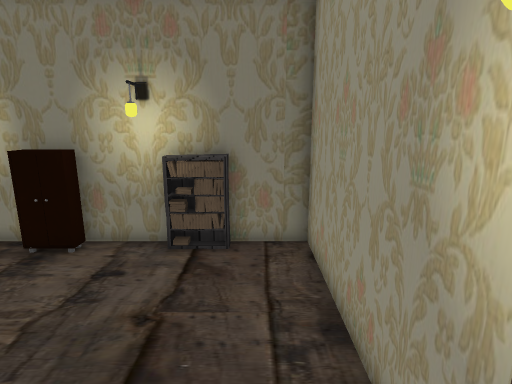
View 1 (above)

12 first-person views from a walk through a 3-D level made in the Unity game engine. The camera is 1.43 m above the floor, tilts 12° down and sees 80° across. The floor is counted in squares, 0.38 m on a side. Each view is taken from the middle of a square. On the plan, view 1 faces up. The plan holds only what a view shows up to about 20 squares ahead; the rest is blank. The place goes on beyond the plan. The player character is not drawn. Some surface patterns are stand-ins.

View 2
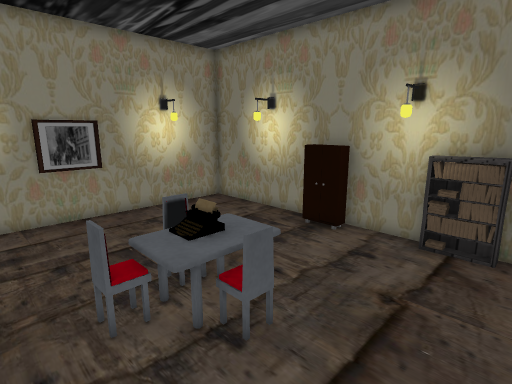

View 3
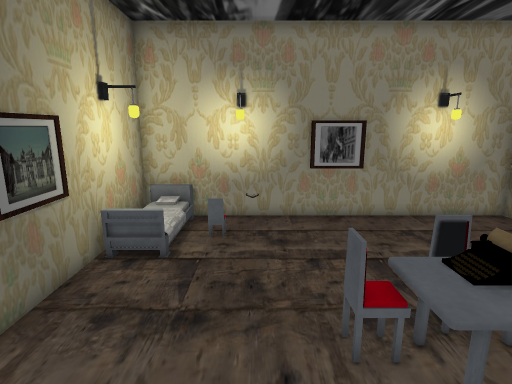

View 4
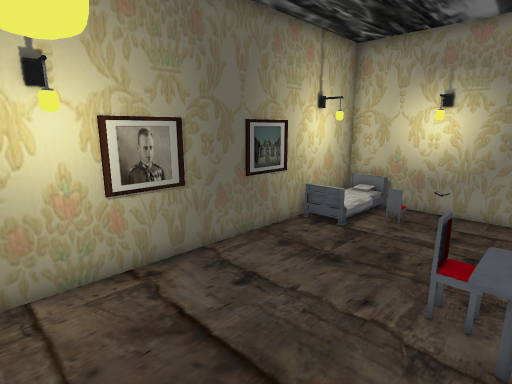

View 5
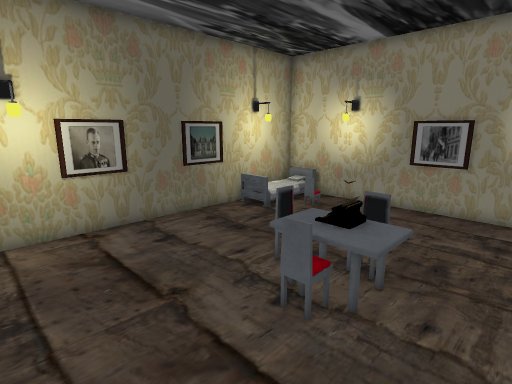

View 6
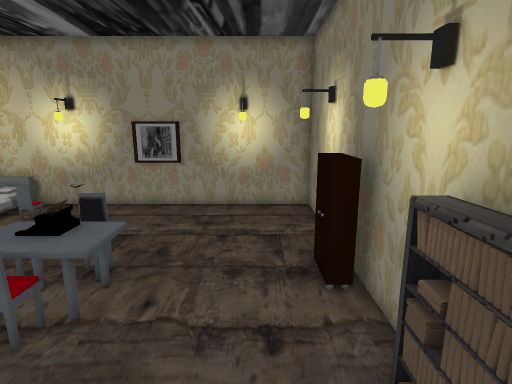

View 7
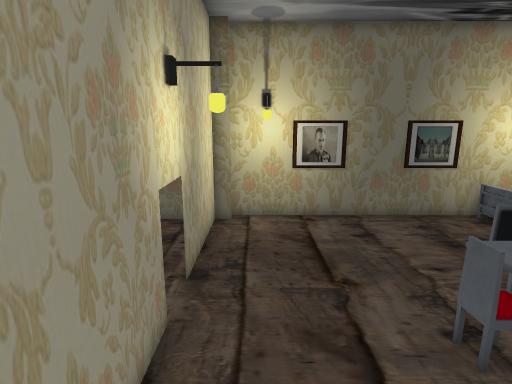

View 8
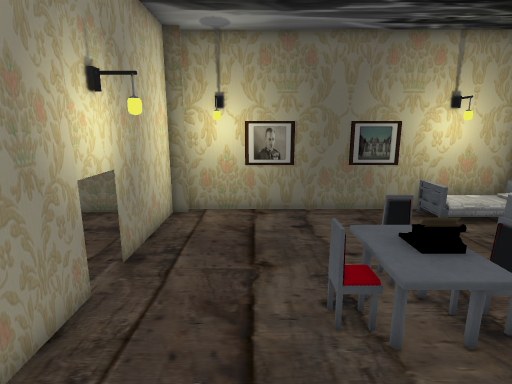

View 9
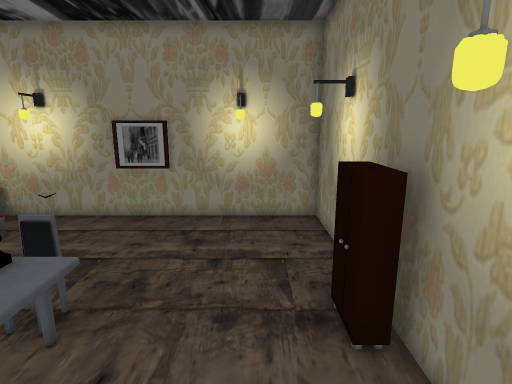

View 10
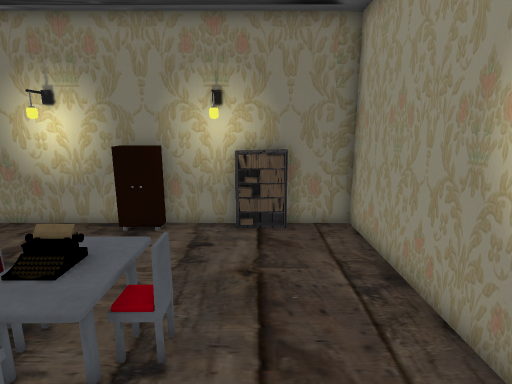

View 11
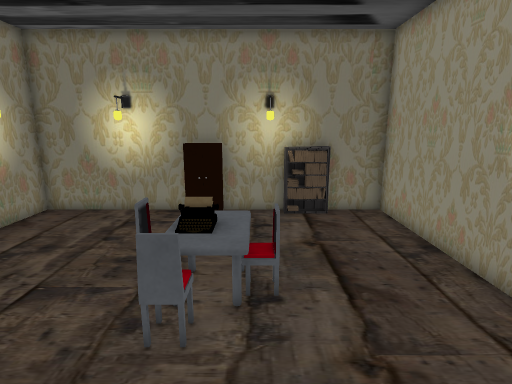

View 12
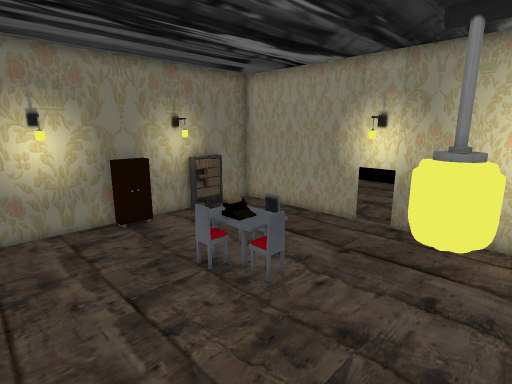

### Floor plan
Key: @ floor where view 1 was taken; # wall or solid block; . main floor; : floor 0.25 m higher than the main floor; / step, stairs or slope; = window, fence, low wall or low ledge; ^ raised ledge; O other object.
Columns run from 14 left of view 1 to 2 right of it. Each row starts with its distance up from view 1.
 10 #################
  9 #...OO.^^##OOO..#
  8 #...............#
  7 #...............#
  6 #...............#
  5 #...............#
  4 #.......===.....#
  3 #......O##O.....#
  2 #.......=#=.....#
  1 #.......O#=....O#
  0 #.............@.#
 -1 #...............#
 -2 #...............#
 -3 #...............#
 -4 #/:::...........#
 -5 # :O#........####
 -6 ################

Where each view was taken, in squares from view 1:
view 1: 0 up, 0 right, facing up
view 2: 1 down, 0 right, facing up-left
view 3: 1 down, 1 left, facing left
view 4: 2 up, 1 right, facing down-left
view 5: 6 up, 1 right, facing down-left
view 6: 7 up, 1 right, facing left
view 7: 7 up, 0 right, facing down
view 8: 8 up, 2 left, facing down
view 9: 7 up, 1 left, facing left
view 10: 2 down, 2 left, facing up
view 11: 4 down, 4 left, facing up
view 12: 5 down, 12 left, facing up-right
